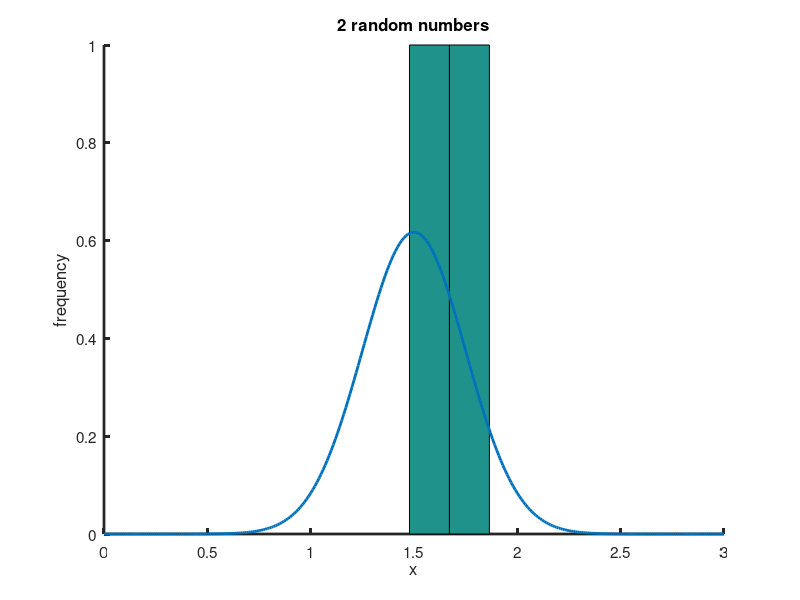
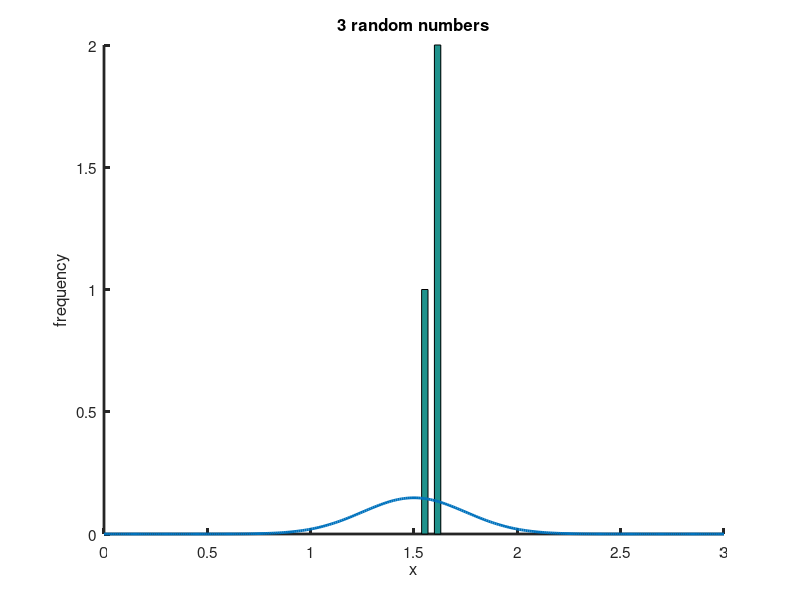
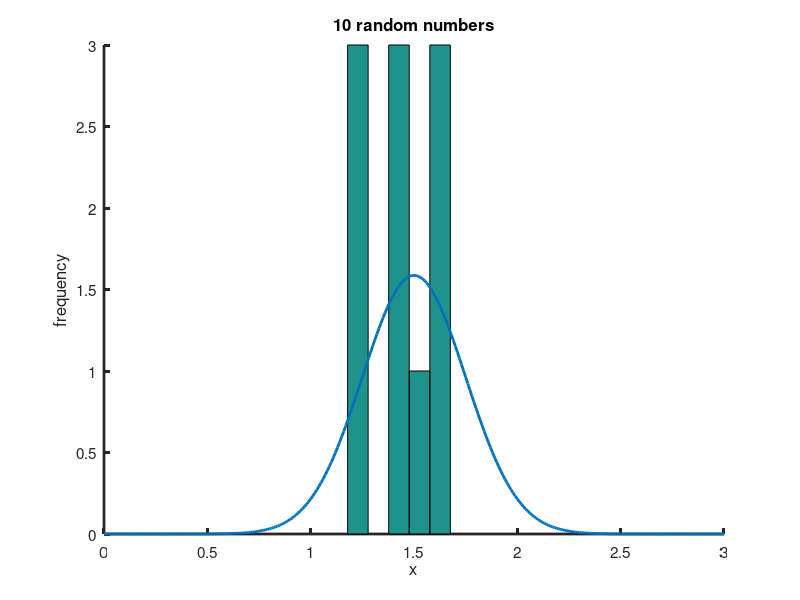
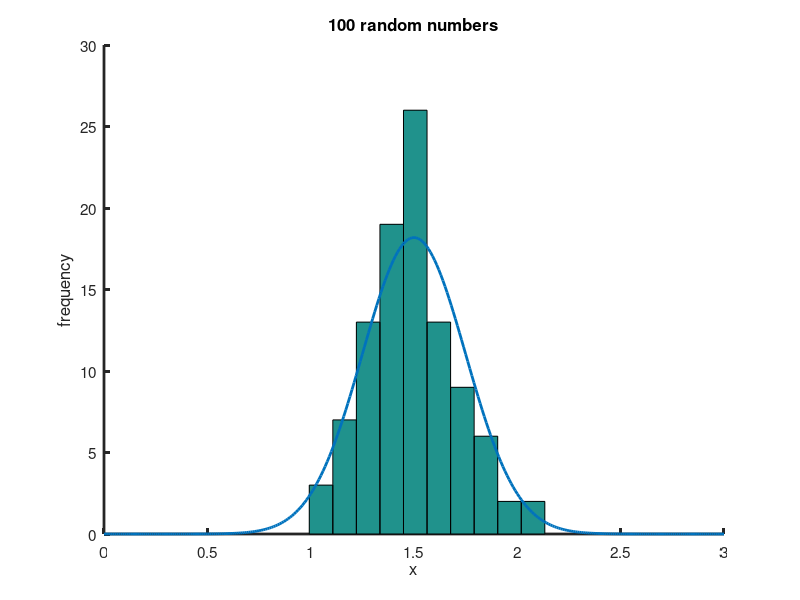

MATLAB code to generate these figures, in order:
% excercise #2 Lecture #1 CH480/680

figure(1); clf; figure(2); clf; figure(3); clf; figure(4); clf;figure(5); clf

%octave/matlab can generate random numbers with a normal distribution
%let's write a script to generate 2, 3, 10, 100, 1000 random numbers with
% a mean of 1.5 and a standard deviation of 0.25
% calculate the sample mean and standard deviation for these sets
% plot histograms for each data set and the theoretical distributions on the 
% same plot

% define the normal function

f = @(x,mu,sigma) (1/(sigma*sqrt(2*pi)))*exp((-1/2)*((x-mu)./sigma).^2);

% simulate for 2, 3, 10, 100 and 1000

simdata2=0.25*(randn(1,2))+1.5;
simdata3=0.25*(randn(1,3))+1.5;
simdata10=0.25*(randn(1,10))+1.5;
simdata100=0.25*(randn(1,100))+1.5;
simdata1000=0.25*(randn(1,1000))+1.5;

average2=mean(simdata2); average3=mean(simdata3); average10=mean(simdata10);
average100=mean(simdata100); average1000=mean(simdata1000);

stdev2=std(simdata2); stdev3=std(simdata3); stdev10=std(simdata10); 
stdev100=std(simdata100); stdev1000=std(simdata1000); 

display=[average2 average3 average10 average100 average1000
    stdev2 stdev3 stdev10 stdev100 stdev1000]

% now make the plots
% generate the theoretical curve  (area of 1)
x=0:0.01:3; mu=1.5; sigma=(0.25);

% call the function, make sure variables are in the right order
y=f(x,mu,sigma);

figure(1);
xlabel('x'); ylabel('frequency'); title('2 random numbers')
hold on; hist(simdata2,2); [counts,centers]=hist(simdata2,2);
binwidth=centers(2)-centers(1);
%[Mdata,I]=max(counts); Msim=max(y); factor=Mdata/Msim; y2=factor*y;
%plot(x,y2,'linewidth',2); set(gca,'linewidth',2,'fontsize',11)
plot(x,y*2*binwidth,'linewidth',2); set(gca,'linewidth',2,'fontsize',11)

figure(2);
xlabel('x'); ylabel('frequency'); title('3 random numbers')
hold on; hist(simdata3,3); [counts,centers]=hist(simdata3,3);
binwidth=centers(2)-centers(1);
%[Mdata,I]=max(counts); Msim=max(y); factor=Mdata/Msim; y3=factor*y;
%plot(x,y3,'linewidth',2); set(gca,'linewidth',2,'fontsize',11)
plot(x,y*3*binwidth,'linewidth',2); set(gca,'linewidth',2,'fontsize',11)

figure(3);
xlabel('x'); ylabel('frequency'); title('10 random numbers')
hold on; hist(simdata10,5); [counts,centers]=hist(simdata10,5);
binwidth=centers(2)-centers(1);
%[Mdata,I]=max(counts); Msim=max(y); factor=Mdata/Msim; y10=factor*y;
%plot(x,y10,'linewidth',2); set(gca,'linewidth',2,'fontsize',11)
plot(x,y*10*binwidth,'linewidth',2); set(gca,'linewidth',2,'fontsize',11)

figure(4);
xlabel('x'); ylabel('frequency'); title('100 random numbers')
hold on; hist(simdata100,10); [counts,centers]=hist(simdata100,10);
binwidth=centers(2)-centers(1);
%[Mdata,I]=max(counts); Msim=max(y); factor=Mdata/Msim; y100=factor*y;
%plot(x,y100,'linewidth',2); set(gca,'linewidth',2,'fontsize',11)
plot(x,y*100*binwidth,'linewidth',2); set(gca,'linewidth',2,'fontsize',11)

figure(5); % 1000 sims
xlabel('x'); ylabel('frequency'); title('1000 random numbers')
hold on; hist(simdata1000,10); [counts,centers]=hist(simdata1000,10); 
binwidth=centers(2)-centers(1);
%[Mdata,I]=max(counts); Msim=max(y); factor=Mdata/Msim; y1000=factor*y;
%plot(x,y1000,'linewidth',2); set(gca,'linewidth',2,'fontsize',11)
plot(x,y*1000*binwidth,'linewidth',2); set(gca,'linewidth',2,'fontsize',11)

% or using the built in function!

%for Octave use this line. for matlab comment it out.
%pkg load statistics

figure(6); histfit(simdata1000)
xlabel('x'); ylabel('frequency'); title('1000 random numbers')

